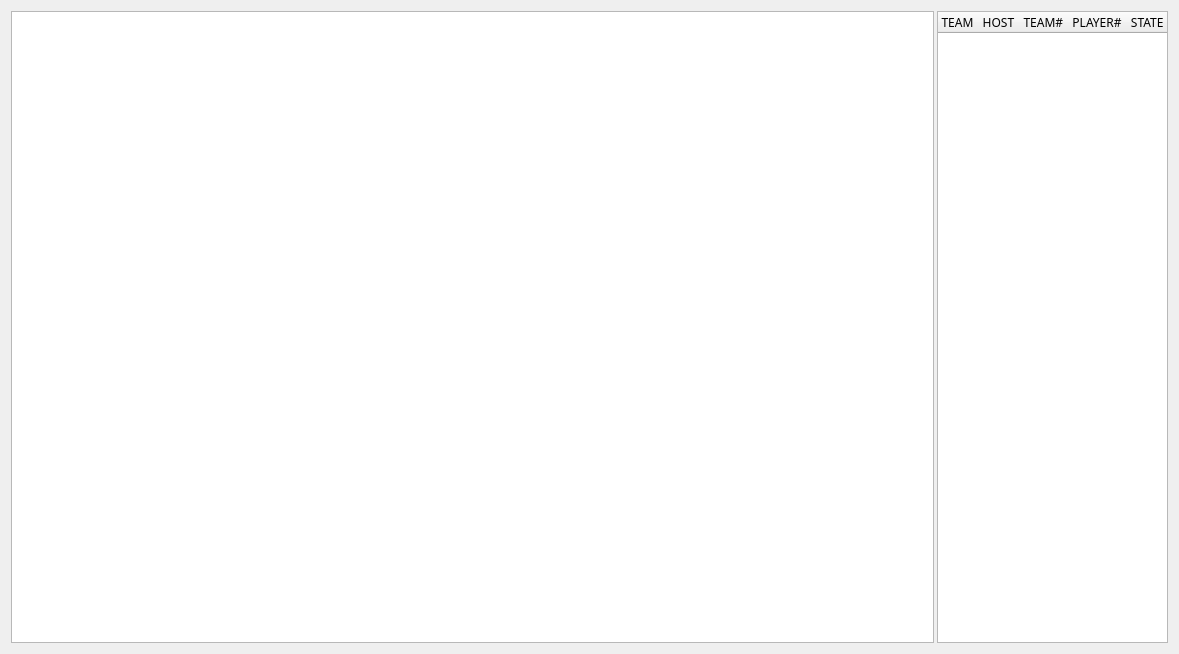
<?xml version="1.0" encoding="UTF-8"?>
<ui version="4.0">
 <class>GlobalWorldController</class>
 <widget class="QWidget" name="GlobalWorldController">
  <property name="geometry">
   <rect>
    <x>0</x>
    <y>0</y>
    <width>1179</width>
    <height>654</height>
   </rect>
  </property>
  <property name="windowTitle">
   <string>Form</string>
  </property>
  <layout class="QGridLayout" name="gridLayout">
   <item row="0" column="0">
    <layout class="QHBoxLayout" name="horizontalLayout_5" stretch="4,1">
     <property name="spacing">
      <number>3</number>
     </property>
     <item>
      <widget class="QGraphicsView" name="graphicsView"/>
     </item>
     <item>
      <layout class="QVBoxLayout" name="verticalLayout_2">
       <item>
        <widget class="QTreeWidget" name="hostTree">
         <property name="mouseTracking">
          <bool>false</bool>
         </property>
         <attribute name="headerCascadingSectionResizes">
          <bool>true</bool>
         </attribute>
         <column>
          <property name="text">
           <string>TEAM   HOST   TEAM#   PLAYER#   STATE</string>
          </property>
          <property name="font">
           <font>
            <family>Sans Serif</family>
            <pointsize>9</pointsize>
           </font>
          </property>
          <property name="textAlignment">
           <set>AlignHCenter|AlignVCenter|AlignCenter</set>
          </property>
         </column>
        </widget>
       </item>
      </layout>
     </item>
    </layout>
   </item>
  </layout>
 </widget>
 <resources/>
 <connections/>
</ui>
